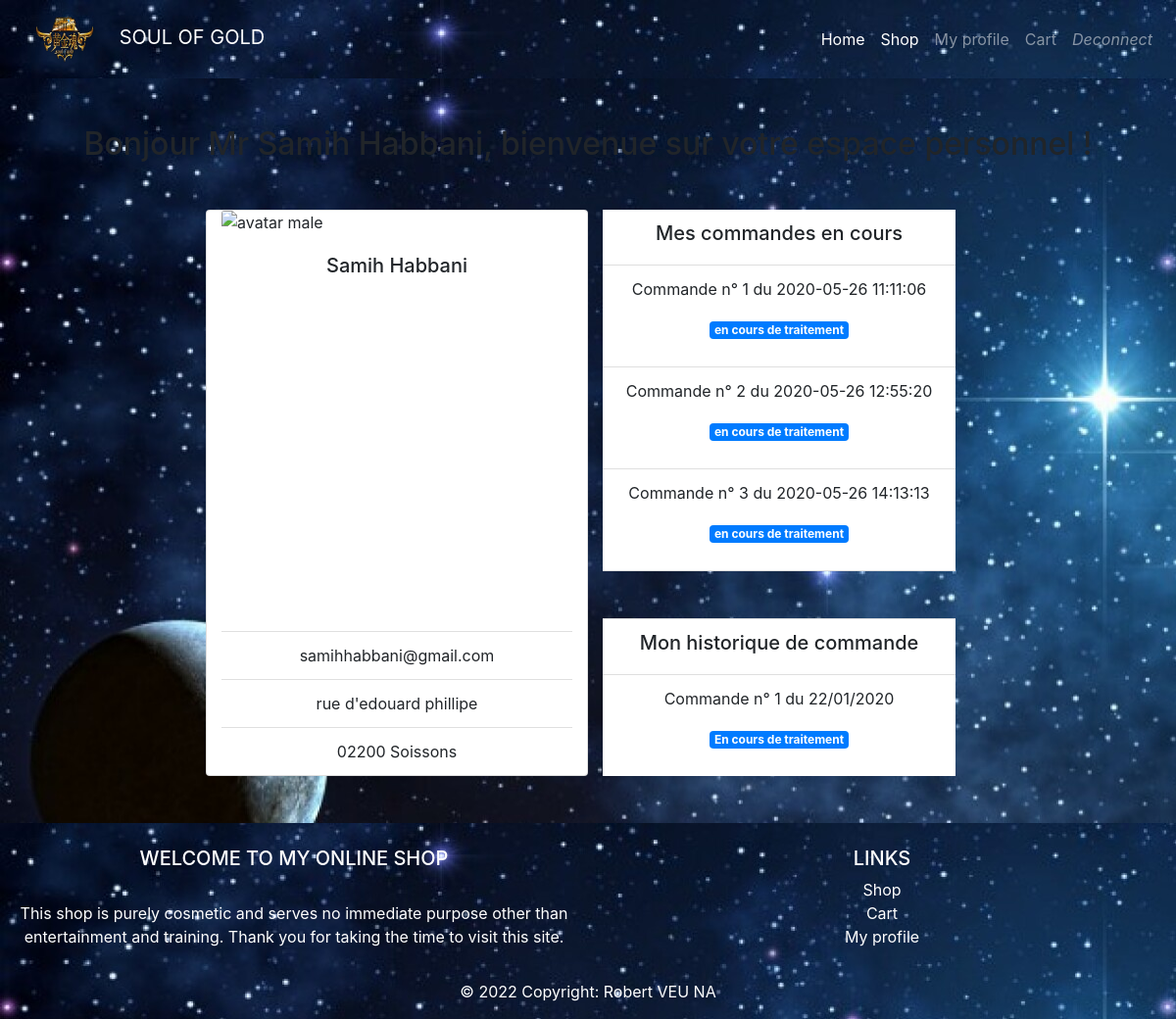
Page /profil.php (signed in) on the committed database.
### tables this page shows
CREATE TABLE `commande` (
  `id_commande` int(3) NOT NULL,
  `id_membre` int(3) DEFAULT NULL,
  `montant` int(3) NOT NULL,
  `date_enregistrement` datetime NOT NULL,
  `etat` enum('en cours de traitement','envoyé','livré') NOT NULL
);

### inc/fonction.php (called while the page is built, shortened)
<?php
    function internauteEstConnecte() {
        if(isset($_SESSION["membre"])) {
            return true;
        } else {
            return false;
        }
    }
?>

### profil.php (the view, shortened to what this page needs)
<?php
require_once("inc/init.php");
$stmt = $pdo->query('SELECT * FROM commande WHERE id_membre ="' . $_SESSION["membre"]["id_membre"] . '"');
require_once("inc/header.php");
?>
    <div class="col-md-12">
        <?php if($_SESSION["membre"]["civilite"] == "m") { ?>
            <h2 class="text-center mb-5">Bonjour Mr <?= $_SESSION["membre"]["prenom"] . " " . $_SESSION["membre"]["nom"] ?>, bienvenue sur votre espace personnel !</h2>
        <?php } else { ?>
            <h2 class="text-center mb-5">Bonjour Mme/Mlle <?= $_SESSION["membre"]["prenom"] . " " . $_SESSION["membre"]["nom"] ?>, bienvenue sur votre espace personnel !</h2>
        <?php } ?>
    </div>
    <div class="card col-md-4" style="width:18rem">
        <?php if($_SESSION["membre"]["civilite"] == "m") { ?>
            <img src="photo/avatar_male.png" alt="avatar male" class="card-img-top">
        <?php } else { ?>
            <img src="photo/avatar_female.png" alt="avatar female" class="card-img-top">
        <?php } ?>
        <div class="card-body">
            <h5 class="card-title text-center"> <?= $_SESSION["membre"]["prenom"] . " " . $_SESSION["membre"]["nom"] ?> </h5>
        </div>
        <ul class="list-group list-group-flush">
            <li class="list-group-item text-center"> <?= $_SESSION["membre"]["email"] ?> </li>
            <li class="list-group-item text-center"> <?= $_SESSION["membre"]["adresse"] ?> </li>
            <li class="list-group-item text-center"> <?= $_SESSION["membre"]["code_postal"] . " " . $_SESSION["membre"]["ville"] ?> </li>
        </ul>
    </div>
    <div class="col-md-4">
        <ul class="list-group list-group-flush">
            <li class="list-group-item text-center"> <h5> Mes commandes en cours </h5> </li>
            <?php while($commande = $stmt->fetch(PDO::FETCH_ASSOC)) { ?>
                <li class="list-group-item text-center">
                    <p> Commande n° <?php echo $commande["id_commande"] . " du " . $commande["date_enregistrement"];  ?> </p>
                    <p class="badge badge-primary"> <?php echo $commande["etat"]; ?> </p>
                </li>
            <?php } ?>
        </ul>
        <ul class="mt-5 list-group list-group-flush">
            <li class="list-group-item text-center"> <h5> Mon historique de commande </h5> </li>
            <li class="list-group-item text-center">
                <p> Commande n° 1 du 22/01/2020 </p>
                <p class="badge badge-primary"> En cours de traitement </p>
            </li>
        </ul>
    </div>
<?php
require_once("inc/footer.php");
?>

### inc/header.php (shortened to what this page needs)
<!DOCTYPE html>
<html lang="en">
<head>
    <link rel="stylesheet" href="https://maxcdn.bootstrapcdn.com/bootstrap/4.0.0/css/bootstrap.min.css">
    <link rel="stylesheet" href="css/style.css">
</head>
<body>
    <div class="container-flud">
        <nav class="navbar navbar-expand-lg navbar-dark justify-content-start sticky-top" style="background-image: url(photo/stars_bg.jpg);">
            <a class="navbar-brand" href="index.php" data-bs-toggle="tooltip" title="Home">
                <img src="photo/soul_of_gold.png" width="100" height="50" class="d-inline-block align-center" alt="">
                SOUL OF GOLD
            </a>
            <div class="collapse navbar-collapse justify-content-end" id="navbarNav">
                <ul class="navbar-nav">
                    <li class="nav-item active">
                        <a class="nav-link" href="index.php">Home<span class="sr-only">(current)</span></a>
                    </li>
                    <li class="nav-item">
                        <a class="nav-link active" href="boutique.php"><span class="sr-only">(current)</span>Shop</a>
                    </li>
                    <?php if (!internauteEstConnecte()) { ?>
                        <li class="nav-item">
                            <a class="nav-link active" href="connexion.php">Connect</a>
                        </li>
                        <li class="nav-item">
                            <a class="nav-link active" href="inscription.php">Register</a>
                        </li>
                    <?php } else { ?>
                        <li class="nav-item">
                            <a class="nav-link" href="profil.php">My profile</a>
                        </li>
                    <?php } ?>
                    <li class="nav-item position_relative">
                        <a class="nav-link" href="panier.php">Cart</a>
                    </li>
                    <?php if (internauteEstConnecte()) { ?>
                        <li class="nav-item">
                            <a class="nav-link font-italic" href="connexion.php?action=deconnexion">
                                Deconnect
                            </a>
                        </li>
                    <?php } ?>
                </ul>
            </div>
        </nav>
        <main class="bg-light py-5" style="background-image: url(photo/stars_bg.jpg);">
            <div class="row col-md-12 mx-auto justify-content-center">

### inc/footer.php (shortened to what this page needs)
            </div>
        </main>
        <footer class="bg-dark page-footer font-small blue pt-4" style="background-image: url(photo/stars_bg.jpg);">
        <div class="container-fluid text-center text-md-left">
            <div class="row">
            <div class="col-md-6 mt-md-0 mt-3 text-center">
                <h5 class="text-white text-uppercase">Welcome to my online shop</h5>
                <br>
                <p class="text-white">This shop is purely cosmetic and serves no immediate purpose other than entertainment and training. Thank you for taking the time to visit this site.</p>
            </div>
            <div class="col-md-6 mb-md-0 mb-3 text-center">
                <h5 class="text-white text-uppercase">Links</h5>
                <ul class="list-unstyled">
                <li>
                    <a href="index.php" class="text-white">Shop</a>
                </li>
                <li>
                    <a href="panier.php" class="text-white">Cart</a>
                </li>
                <?php if(internauteEstConnecte()) { ?>
                    <li>
                        <a href="profil.php" class="text-white">My profile</a>
                    </li>
                <?php } ?>
                </ul>
            </div>
            </div>
        </div>
        <div class="text-white footer-copyright text-center py-3">© 2022 Copyright:
            <a href="https://mdbootstrap.com/" class="text-white">Robert VEU NA</a>
        </div>
        </footer>
    </div>
</body>
</html>

### css/style.css (style rules this page uses)
nav { min-height: 10vh; }
main { min-height:70vh; }
footer { min-height: 20vh; }
.position_relative { position: relative; }

### rows in the picture
commande: id_commande "1", date_enregistrement "2020-05-26 11:11:06", etat "en cours de traitement"
commande: id_commande "2", date_enregistrement "2020-05-26 12:55:20", etat "en cours de traitement"
commande: id_commande "3", date_enregistrement "2020-05-26 14:13:13", etat "en cours de traitement"

### other values in the picture
$_SESSION["membre"]["prenom"] "Samih"
$_SESSION["membre"]["nom"] "Habbani"
$_SESSION["membre"]["email"] "samihhabbani@gmail.com"
$_SESSION["membre"]["adresse"] "rue d'edouard phillipe"
$_SESSION["membre"]["code_postal"] "02200"
$_SESSION["membre"]["ville"] "Soissons"
